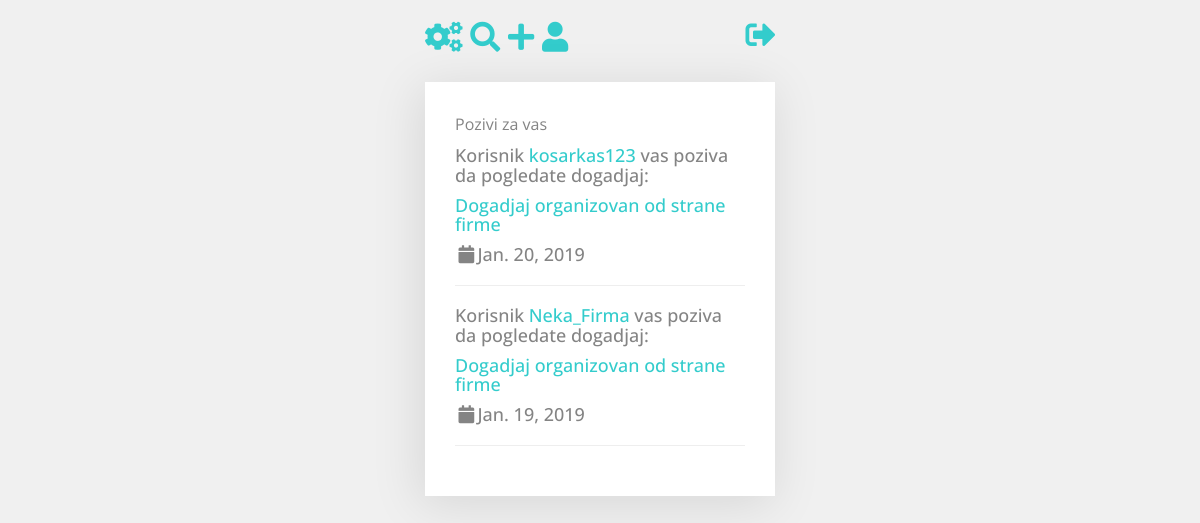
/dogadjaji/pozivi/ (signed in), run on the app's committed database.
### dogadjaji/models.py (models this page shows)
class Poziv(models.Model):
    status_prijave = (("Nije pogledano", "Nije pogledano"), ("Jeste pogledano", "Jeste pogledano"))
    pozvao = models.ForeignKey(User, on_delete=models.CASCADE, unique=False)
    ko_je_pozvan = models.ForeignKey(Clanovi, on_delete=models.CASCADE, unique=False)
    koji_dogadjaj = models.ForeignKey(Dogadjaji, on_delete=models.CASCADE, unique=False)
    pogledano = models.CharField(max_length=100, default="Nije pogledano", choices=status_prijave)
    datum = models.DateField(default=timezone.now)

class Dogadjaji(models.Model):
    TIME_ZONE = 'Europe/Belgrade'
    sportovi = (("Fudbal", "Fudbal"), ("Kosarka", "Kosarka"), ("Tenis", "Tenis"),
                ("Odbojka", "Odbojka"), ("Rukomet", "Rukomet"), ("Stoni tenis", "Stoni tenis"), ("Bilijar", "Bilijar"))
    novac = (("Nema nagrada", "Nema nagrada"), ("Ima nagrada", "Ima nagrada"))
    gradovi = (('Beograd', 'Beograd'), ('Valjevo', 'Valjevo'), ('Vranje', 'Vranje'), ('Zaječar', 'Zaječar'),
               ('Zrenjanin', 'Zrenjanin'), ('Jagodina', 'Jagodina'), ('Kragujevac', 'Kragujevac'),
               ('Kraljevo', 'Kraljevo'), ('Kruševac', 'Kruševac'), ('Leskovac', 'Leskovac'), ('Loznica', 'Loznica'),
               ('Niš', 'Niš'), ('Novi Pazar', 'Novi Pazar'), ('Novi Sad', 'Novi Sad'), ('Pančevo', 'Pančevo'),
               ('Požarevac', 'Požarevac'), ('Priština', 'Priština'), ('Smederevo', 'Smederevo'), ('Sombor', 'Sombor'),
               ('Sremska Mitrovica', 'Sremska Mitrovica'), ('Subotica', 'Subotica'), ('Užice', 'Užice'),
               ('Čačak', 'Čačak'), ('Šabac', 'Šabac'), ('Pirot', 'Pirot'))
    organizator = models.ForeignKey(Clanovi, on_delete=models.CASCADE, unique=False)
    datum_kreiranja = models.DateField(default=timezone.now)
    naziv = models.CharField(max_length=150, blank=False, null=False)
    datum_odrzavanja = models.DateField()
    opis = models.TextField(max_length=1000, blank=False, null=False)
    potrebno_igraca = models.PositiveIntegerField(validators=[MinValueValidator(1)])
    novcana_nagrada = models.CharField(max_length=100, choices=novac, default="Nema novcane nagrade")
    novac_za_prijavu = models.PositiveIntegerField()
    grad = models.CharField(max_length=254, default="Nije naveden grad", choices=gradovi)
    mesto = models.CharField(max_length=150, blank=False)
    odrzano = models.BooleanField(default=False)
    sport = models.CharField(max_length=254, choices=sportovi, blank=False, null=False, default='Fudbal')
    ima_igraca = models.PositiveIntegerField(null=False, default=0)

### dogadjaji/views.py (the view)
# urls.py: path('pozivi/', views.pozivi, name='pozivi'),
@login_required
def pozivi(request):
    user = request.user
    clan = Clanovi.objects.get(user=user)
    pozivi = Poziv.objects.filter(ko_je_pozvan=clan).order_by('-id')
    for poziv in pozivi:
        if poziv.pogledano == "Jeste pogledano":
            continue
        poziv.pogledano = "Jeste pogledano"
        poziv.save()
    print(pozivi)
    return render(request, 'dogadjaji/pozivi.html', {"pozivi": pozivi})

### dogadjaji/templates/dogadjaji/pozivi.html (shortened to what this page needs)
{% load staticfiles %}
<!DOCTYPE html>
<html>
<head>
    <link rel="stylesheet" href="https://use.fontawesome.com/releases/v5.5.0/css/all.css"
>
    <link rel="stylesheet" href="https://maxcdn.bootstrapcdn.com/bootstrap/4.0.0/css/bootstrap.min.css"
>
    <link rel="stylesheet" href="{% static 'css/bootstrap.min.css' %}">
    <link rel="stylesheet" href="{% static 'css/animate.css' %}">
    <link rel="stylesheet" href="{% static 'css/style.css' %}">
</head>
<body>
<div class="container">
    <div class="row">
        <div class="col-md-4 col-md-offset-4">
            <h2 style="margin-bottom: -10%;">
                <a href="{% url 'korisnici:podesavanja' %}" style="text-decoration:none;"
                   class="fas fa-cogs w3-margin-right w3-text-teal" title="Podesavanja naloga"></a>
                <a href="{% url 'dogadjaji:pretraga' %}" style="text-decoration:none;"
                   class="fas fa-search w3-margin-right w3-text-teal" title="Pretrazuj"></a>
                <a href="{% url 'dogadjaji:nov' %}" style="text-decoration:none;"
                   class="fas fa-plus w3-margin-right w3-text-teal" title="Organizuj dogadjaj"></a>
                <a href="{% url 'korisnici:clanInfo' %}" style="text-decoration:none;"
                   class="fas fa-user w3-margin-right w3-text-teal" title="Vrati se na profil"></a>
                <a href="{% url 'logoutPage' %}" style="text-decoration:none; float: right;"
                   class="fas fa-sign-out-alt w3-margin-right w3-text-teal" title="Odjavi se"></a>
            </h2>
            <div class="fh5co-form animate-box" data-animate-effect="fadeIn">
                <p>Pozivi za vas</p>
                {% if pozivi %}
                    {% for poziv in pozivi %}
                    <h4>Korisnik <a href="{% url 'korisnici:pregled' usid=poziv.pozvao.id%}" target="_blank">{{ poziv.pozvao.username }}</a> vas poziva da pogledate dogadjaj:</h4>
                        <h4><a href="{% url 'dogadjaji:pregled_dogadjaja' id_dog=poziv.koji_dogadjaj.id%}" target="_blank">{{ poziv.koji_dogadjaj.naziv }}</a></h4>
                        <h4 class="w3-text-teal"><i
                                        class="fa fa-calendar fa-fw w3-margin-right "></i>{{ poziv.datum }}
                                </h4>
                        <hr>
                    {% endfor %}
                {% else %}
                    <br>
                    <h4>Nemate poziva na cekanju</h4>
                {% endif %}
            </div>
        </div>
    </div>
</div>
</body>
</html>

### static/css/style.css (style rules this page uses)
body { font-family: "Open Sans", Arial, sans-serif; line-height: 1.5; font-size: 16px; color: #848484; background-color: #f0f0f0; }
a { color: #33cccc; -moz-transition: all 0.3s ease; -o-transition: all 0.3s ease; -webkit-transition: all 0.3s ease; -ms-transition: all 0.3s ease; transition: all 0.3s ease; }
.fh5co-form { padding: 30px; margin-top: 4em; -webkit-box-shadow: -4px 7px 46px 2px rgba(0, 0, 0, 0.1); -moz-box-shadow: -4px 7px 46px 2px rgba(0, 0, 0, 0.1); -o-box-shadow: -4px 7px 46px 2px rgba(0, 0, 0, 0.1); box-shadow: -4px 7px 46px 2px rgba(0, 0, 0, 0.1); background: #ffffff; }
.js .animate-box { opacity: 0; }

### data on the page
Poziv: pozvao.username "kosarkas123", koji_dogadjaj.naziv "Dogadjaj organizovan od strane firme", datum "Jan. 20, 2019"
Poziv: pozvao.username "Neka_Firma", koji_dogadjaj.naziv "Dogadjaj organizovan od strane firme", datum "Jan. 19, 2019"
